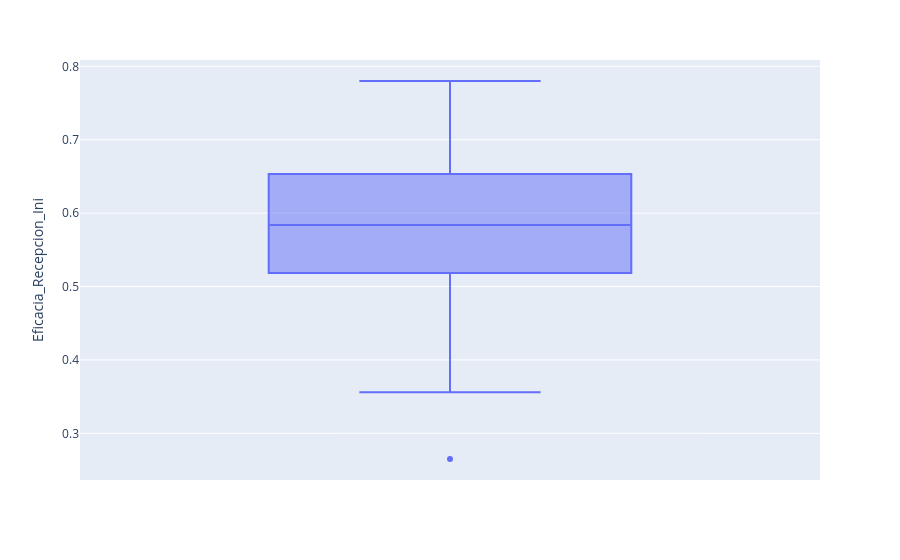

The notebook cell this image was saved under:
### Code cell
px.box(df_equipos, y = 'Eficacia_Recepcion_Ini')

### Figure 1 — Plotly figure (JSON) as saved in the notebook; plotly's stock layout.template omitted (floating-point values rounded to 4 significant figures)
{"data": [{"alignmentgroup": "True", "hovertemplate": "Eficacia_Recepcion_Ini=%{y}<extra></extra>", "legendgroup": "", "marker": {"color": "#636efa"}, "name": "", "notched": false, "offsetgroup": "", "orientation": "v", "showlegend": false, "type": "box", "x0": " ", "xaxis": "x", "y": [0.6643, 0.68, 0.698, 0.4933, 0.586, 0.6629, 0.4914, 0.5117, 0.6844, 0.526, 0.6333, NaN, 0.68, 0.4927, 0.5725, 0.7, 0.57, 0.4817, 0.48, 0.5771, 0.6913, 0.4814, NaN, NaN, 0.583, 0.7362, 0.54, 0.5529, 0.549, 0.4975, 0.5, 0.6543, 0.6033, 0.4733, NaN, 0.485, 0.6214, 0.66, 0.78, 0.5843, 0.67, 0.6725, 0.6533, 0.5443, NaN, 0.63, 0.616, 0.444, 0.65, 0.6512, 0.5575, 0.71, 0.51, 0.546, 0.55, 0.58, 0.635, 0.5775, 0.54, 0.265, 0.63, 0.6657, 0.5267, 0.6157, 0.64, 0.54, 0.592, 0.585, 0.5186, 0.4733, 0.7, NaN, 0.7037, 0.49, 0.695, 0.52, 0.5413, 0.684, 0.45, 0.5486, 0.5957, 0.5922, 0.356, 0.36, 0.5811, 0.6083, 0.51, 0.7067, 0.56, 0.4425, 0.6233, 0.664, 0.5, 0.467, 0.6125, 0.7438, 0.6175, 0.38, 0.6625, 0.648, NaN, 0.566, 0.648, 0.59, NaN, 0.5467, NaN, NaN, NaN, NaN, NaN, NaN, NaN, NaN, NaN, NaN, NaN, NaN, NaN], "y0": " ", "yaxis": "y"}], "layout": {"boxmode": "group", "legend": {"tracegroupgap": 0}, "margin": {"t": 60}, "xaxis": {"anchor": "y", "domain": [0, 1]}, "yaxis": {"anchor": "x", "domain": [0, 1], "title": {"text": "Eficacia_Recepcion_Ini"}}}}
